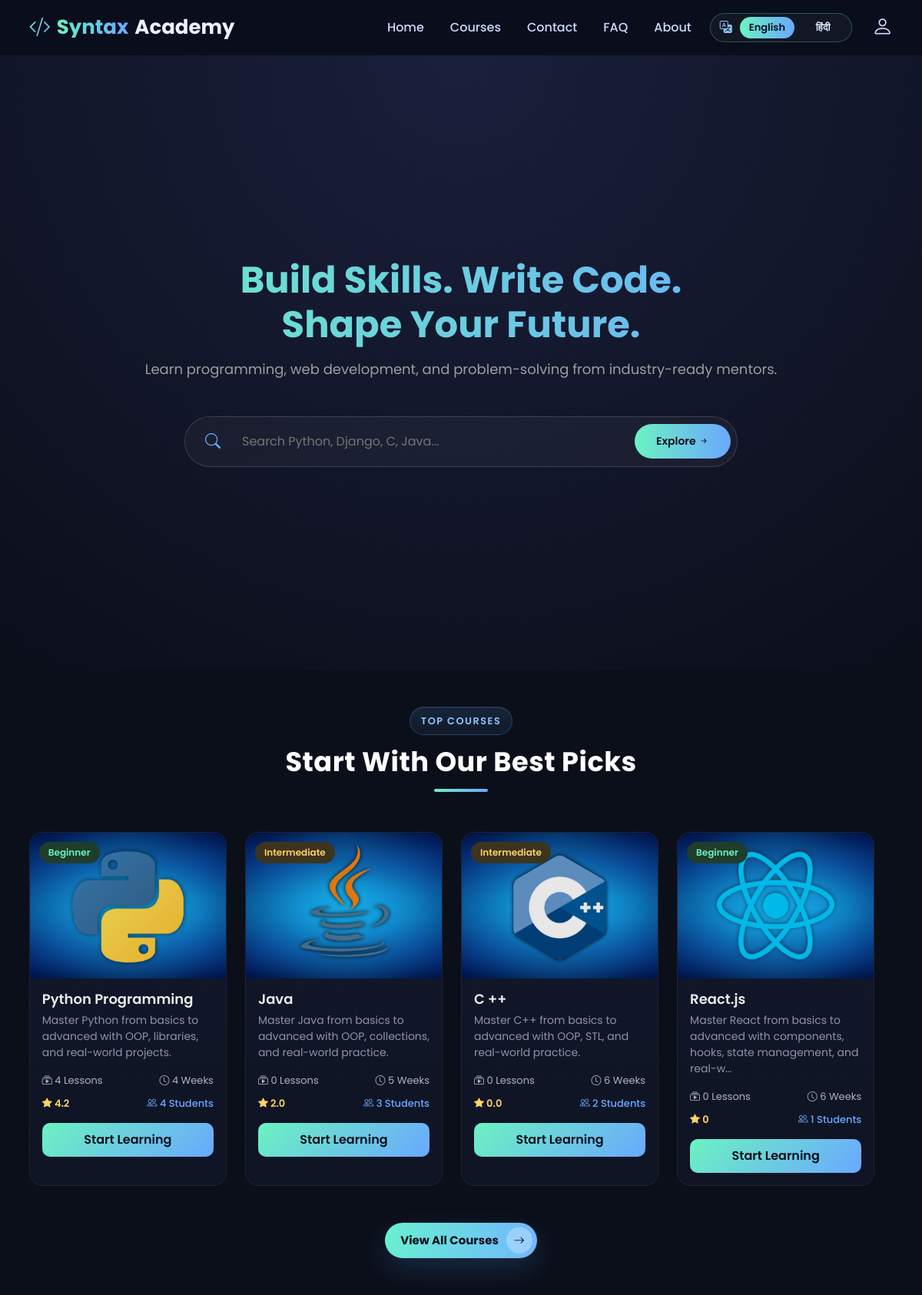
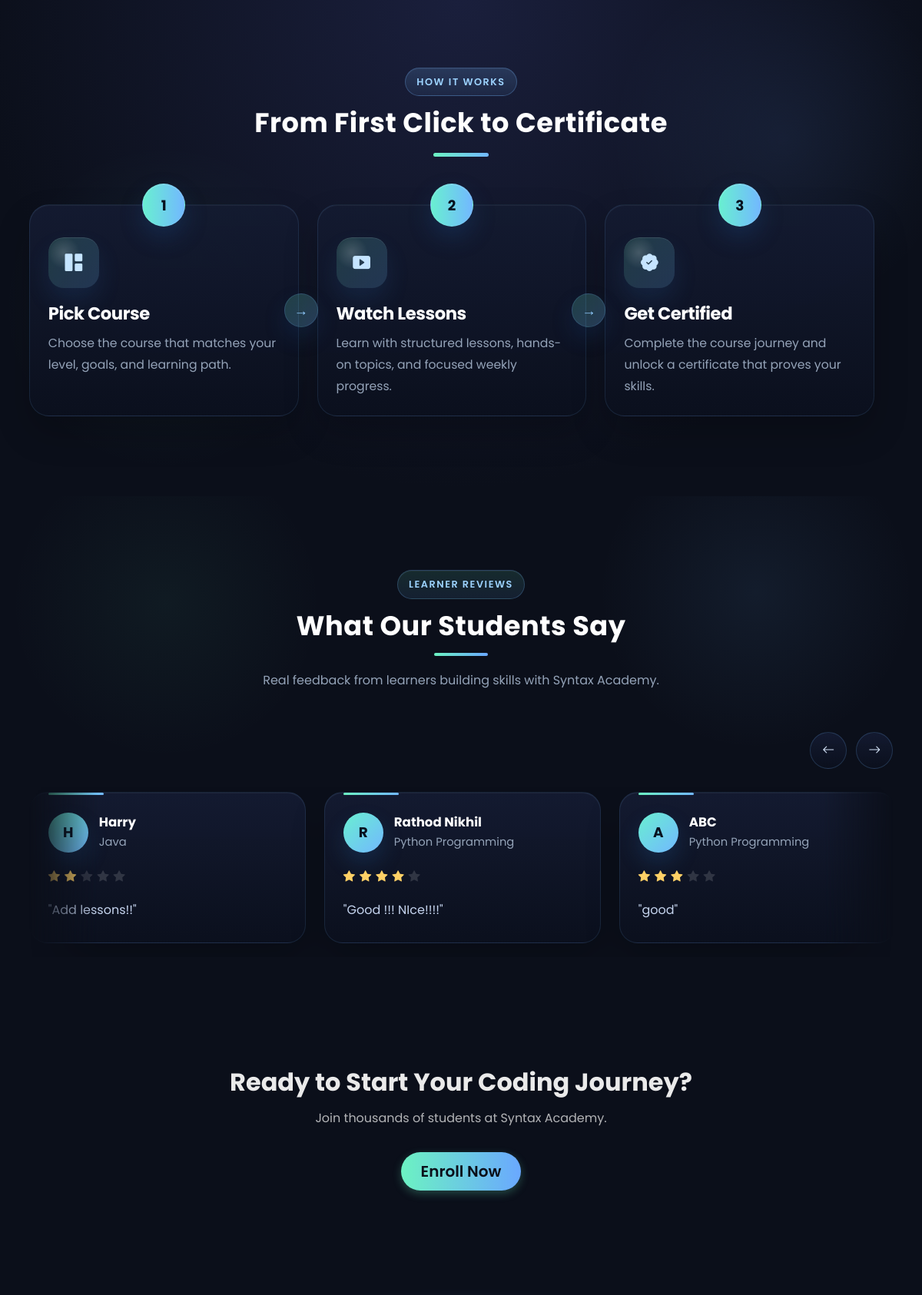
The page / (upper part) on the database its author committed (2 pictures, top to bottom).
### app1/models.py (models this page shows, shortened)
class Course(models.Model):
    LEVEL_CHOICES = [
        ('beginner','Beginner'),
        ('intermediate','Intermediate'),
        ('advanced','Advanced'),
    ]
    name = models.CharField(max_length=120)
    description = models.TextField()
    thumbnail = models.ImageField(upload_to="courses/", null=True, blank=True)
    level = models.CharField(max_length=20, choices=LEVEL_CHOICES, default='beginner')
    duration_weeks = models.IntegerField(default=4)
    price = models.IntegerField(default=999)
    is_featured = models.BooleanField(default=False)
    is_active = models.BooleanField(default=True)
    created_at = models.DateTimeField(auto_now_add=True)
    def lessons_count(self):
        return self.lessons_set.count()
    def students_count(self):
        return self.enrollment_set.count()
    def avg_rating(self):
        reviews = self.review_set.all()
        if reviews.exists():
            return round(sum(r.stars for r in reviews)/reviews.count(),1)
        return 0

class Review(models.Model):
    user = models.ForeignKey(Registration, on_delete=models.CASCADE)
    course = models.ForeignKey(Course, on_delete=models.CASCADE)
    stars = models.IntegerField()  # 1 to 5
    comment = models.TextField(blank=True)
    class Meta:
        unique_together = ('user','course')

class Registration(models.Model):
    LEVEL_CHOICES = [
        ('beginner', 'Beginner'),
        ('intermediate', 'Intermediate'),
        ('advanced', 'Advanced'),
        ('pro', 'Pro Developer'),
    ]
    name = models.CharField(max_length=100)
    email = models.EmailField()
    country_code = models.CharField(max_length=8, default='+91')
    mobile = models.CharField(max_length=20)
    password = models.CharField(max_length=10)
    otp = models.CharField(max_length=6, null=True, blank=True)
    otp_created_at = models.DateTimeField(null=True, blank=True)
    level = models.CharField(max_length=20,choices=LEVEL_CHOICES,default='beginner')

### app1/views.py (the view)
# urls.py: path('', index, name='index'),
def index(request):
    top_courses = (
        Course.objects
        .filter(is_active=True)
        .annotate(
            total_students=Count('enrollment', distinct=True),
            average_rating=Avg('review__stars')
        )
        .order_by('-is_featured', '-total_students', '-average_rating', '-created_at')[:4]
    )
    recent_reviews = list(
        Review.objects
        .select_related('user', 'course')
        .exclude(comment="")
        .order_by('-id')[:6]
    )
    if not recent_reviews:
        recent_reviews = list(
            Review.objects
            .select_related('user', 'course')
            .order_by('-id')[:6]
        )
    return render(request, 'index.html', {
        'top_courses': top_courses,
        'recent_reviews': recent_reviews,
        'login': 'login' in request.session,
    })

### app1/context_processors.py (called while the page is built)
def auth_guard(request):
    return {
        "auth_guard_enabled": getattr(request, "auth_guard_enabled", False),
        "auth_guard_login_url": getattr(request, "auth_guard_login_url", ""),
        "auth_guard_status_url": getattr(request, "auth_guard_status_url", ""),
    }

def currency_context(request):
    return get_currency_context(request)

### app1/utils/currency.py (called while the page is built, shortened)
def get_currency_for_country_code(country_code):
    if not country_code:
        return DEFAULT_CURRENCY

def get_exchange_rate(currency_code):
    if not currency_code:
        currency_code = DEFAULT_CURRENCY
    currency_code = currency_code.upper()
    if currency_code == BASE_CURRENCY:
        return Decimal("1")
    rates = get_exchange_rates()
    rate = rates.get(currency_code)
    if rate is None:
        return Decimal("1")
    return Decimal(str(rate))

def get_currency_context(request):
    country_code = request.session.get("country_code")
    currency_code = get_currency_for_country_code(country_code)
    currency_rate = get_exchange_rate(currency_code)
    return {
        "currency_code": currency_code,
        "currency_rate": currency_rate,
        "currency_base_code": BASE_CURRENCY,
    }

### app1/templates/index.html (shortened to what this page needs)
{% extends "base.html" %}
{% block content %}
        <section class="hero d-flex align-items-center text-center">
            <div class="container">
                <div class="hero-content">
                    <h1 class="hero-title">
                        Build Skills. Write Code.<br>
                        <span>Shape Your Future.</span>
                    </h1>
                    <p class="hero-sub">
                        Learn programming, web development, and problem-solving from industry-ready mentors.
                    </p>
                    <form action="{% url 'search' %}" method="GET" class="hero-search mt-5">
                        <div class="search-wrapper">
                            <span class="search-icon">
                                <i class="bi bi-search"></i>
                            </span>
                            <input type="text" name="q" placeholder="Search Python, Django, C, Java..." required>
                            <button type="submit">
                                Explore <i class="bi bi-arrow-right-short"></i>
                            </button>
                        </div>
                    </form>
                </div>
            </div>
        </section>
        <section class="homepage-courses py-5" id="top-courses">
            <div class="container">
                <div class="homepage-courses-head text-center">
                    <span class="homepage-courses-kicker">Top Courses</span>
                    <h2 class="section-title">Start With Our Best Picks</h2>
                </div>
                <div class="row g-4">
                    {% for i in top_courses %}
                        <div class="col-lg-3 col-md-6">
                            <div class="course-card-pro">
                                <div class="course-thumb">
                                    <img src="{{ i.thumbnail.url }}" alt="{{ i.name }}">
                                    <span class="level {{ i.level }}">{{ i.level|title }}</span>
                                </div>
                                <div class="course-body">
                                    <h5 class="course-title">{{ i.name }}</h5>
                                    <p class="course-desc">
                                        {{ i.description|truncatechars:90 }}
                                    </p>
                                    <div class="course-stats">
                                        <span><i class="bi bi-collection-play"></i> {{ i.lessons_count }} Lessons</span>
                                        <span><i class="bi bi-clock"></i> {{ i.duration_weeks }} Weeks</span>
                                    </div>
                                    <div class="course-proof">
                                        <span class="rating">
                                            <i class="bi bi-star-fill"></i> {{ i.avg_rating }}
                                        </span>
                                        <span class="students">
                                            <i class="bi bi-people"></i> {{ i.students_count }} Students
                                        </span>
                                    </div>
                                    <a href="{% url 'courses' i.id %}" class="btn course-btn w-100 mt-3">
                                        Start Learning
                                    </a>
                                </div>
                            </div>
                        </div>
                    {% empty %}
                        <div class="col-12">
                            <p class="text-center opacity-75">No courses available right now.</p>
                        </div>
                    {% endfor %}
                </div>
                <div class="text-center mt-5">
                    <a href="{% url 'all_courses' %}" class="homepage-courses-cta">
                        <span>View All Courses</span>
                        <span class="homepage-courses-cta-icon">
                            <i class="bi bi-arrow-right"></i>
                        </span>
                    </a>
                </div>
            </div>
        </section>
        <section class="how-it-works">
            <div class="container">
                <div class="how-it-works-shell">
                    <div class="how-it-works-head text-center">
                        <span class="homepage-courses-kicker how-it-works-kicker">How It Works</span>
                        <h2 class="section-title">From First Click to Certificate</h2>
                    </div>
                    <div class="row g-4 how-it-works-row">
                        <div class="col-lg-4 col-md-6">
                            <div class="how-step-card">
                                <span class="how-step-number">1</span>
                                <div class="how-step-icon">
                                    <i class="bi bi-grid-1x2-fill"></i>
                                </div>
                                <h3>Pick Course</h3>
                                <p>Choose the course that matches your level, goals, and learning path.</p>
                            </div>
                        </div>
                        <div class="col-lg-4 col-md-6">
                            <div class="how-step-card">
                                <span class="how-step-number">2</span>
                                <div class="how-step-icon">
                                    <i class="bi bi-play-btn-fill"></i>
                                </div>
                                <h3>Watch Lessons</h3>
                                <p>Learn with structured lessons, hands-on topics, and focused weekly progress.</p>
                            </div>
                        </div>
                        <div class="col-lg-4 col-md-12">
                            <div class="how-step-card">
                                <span class="how-step-number">3</span>
                                <div class="how-step-icon">
                                    <i class="bi bi-patch-check-fill"></i>
                                </div>
                                <h3>Get Certified</h3>
                                <p>Complete the course journey and unlock a certificate that proves your skills.</p>
                            </div>
                        </div>
                    </div>
                </div>
            </div>
        </section>
        <section class="reviews-section">
            <div class="container">
                <div class="reviews-head text-center">
                    <span class="homepage-courses-kicker reviews-kicker">Learner Reviews</span>
                    <h2 class="section-title">What Our Students Say</h2>
                    <p class="reviews-copy">
                        Real feedback from learners building skills with Syntax Academy.
                    </p>
                </div>
                {% if recent_reviews %}
                    <div class="reviews-nav" aria-label="Review navigation">
                        <button type="button" class="reviews-nav-btn" data-direction="prev" aria-label="Scroll reviews left">
                            <i class="bi bi-arrow-left"></i>
                        </button>
                        <button type="button" class="reviews-nav-btn" data-direction="next" aria-label="Scroll reviews right">
                            <i class="bi bi-arrow-right"></i>
                        </button>
                    </div>
                    <div class="reviews-marquee" id="reviewsMarquee">
                        <div class="reviews-marquee-track">
                            <div class="reviews-marquee-group" data-review-group="primary">
                                {% for review in recent_reviews %}
                                    <article class="review-card">
                                        <div class="review-card-top">
                                            <div class="review-avatar">
                                                {{ review.user.name|first|upper }}
                                            </div>
                                            <div class="review-meta">
                                                <h3>{{ review.user.name }}</h3>
                                                <p>{{ review.course.name }}</p>
                                            </div>
                                        </div>
                                        <div class="review-stars" aria-label="{{ review.stars }} out of 5 stars">
                                            {% for _ in "12345" %}
                                                <i class="bi bi-star-fill{% if forloop.counter > review.stars %} review-star-muted{% endif %}"></i>
                                            {% endfor %}
                                        </div>
                                        <blockquote>
                                            {% if review.comment %}
                                                "{{ review.comment }}"
                                            {% else %}
                                                "Great learning experience and a course worth recommending."
                                            {% endif %}
                                        </blockquote>
                                    </article>
                                {% endfor %}
                            </div>
                        </div>
                    </div>
                {% else %}
                    <p class="text-center opacity-75">Reviews will appear here once students start sharing feedback.</p>
                {% endif %}
            </div>
        </section>
        {% if not login %}
        <section class="py-5 text-center">
            <div class="container">
                <h2 class="fw-bold">Ready to Start Your Coding Journey?</h2>
                <p class="opacity-75 mt-3">Join thousands of students at Syntax Academy.</p>
                <a href="{% url 'register' %}" class="btn btn-lg login-btn mt-3">Enroll Now</a>
            </div>
        </section>
        {% endif %}
{% endblock content %}

### app1/static/css/skeleton.css (style rules this page uses)
html, body { max-width:100%; overflow-x:hidden; }
*, *::before, *::after { box-sizing:border-box; }
img, video, canvas, iframe, svg { max-width:100%; }
.container, .container-fluid, .row { max-width:100%; }
.row > *, [class*="col-"], .sk-grid > *, .sk-card { min-width:0; }
.table-scroll, .reviews-marquee { max-width:100%; }

### rows shown on the page
Course: thumbnail (picture), level "Beginner", name "Python Programming", description "Master Python from basics to advanced with OOP, libraries, and real-world projects.", lessons_count "4", duration_weeks "4", avg_rating "4.2", students_count "4"
Course: thumbnail (picture), level "Intermediate", name "Java", description "Master Java from basics to advanced with OOP, collections, and real-world practice.", lessons_count "0", duration_weeks "5", avg_rating "2.0", students_count "3"
Course: thumbnail (picture), level "Intermediate", name "C ++", description "Master C++ from basics to advanced with OOP, STL, and real-world practice.", lessons_count "0", duration_weeks "6", avg_rating "0.0", students_count "2"
Course: thumbnail (picture), level "Beginner", name "React.js", description "Master React from basics to advanced with components, hooks, state management, and real-w…", lessons_count "0", duration_weeks "6", avg_rating "0", students_count "1"
Review: user.name|first "H", user.name "Harry", course.name "Java", comment "Add lessons!!"
Review: user.name|first "R", user.name "Rathod Nikhil", course.name "Python Programming", comment "Good !!! NIce!!!!"
Review: user.name|first "A", user.name "ABC", course.name "Python Programming", comment "good"
